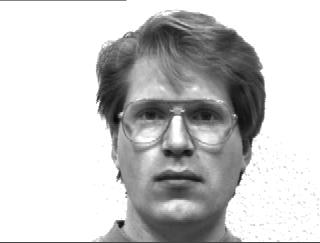
#> input picture CNM_Coursework_Project/dataimage/subject01.glasses.jpg, 320 x 243 px; its folder holds only this picture in this run
$ jupyter execute Code.ipynb
#> lines starting #> are read from the running program, lines starting #| are printed output that depends on the picture
# SVD BASED FACE RECOGNITION
### COMPUTATIONAL NUMERICAL METHODS [IT-509]

###### Submitted by :
###### Alokendu Mazumder (201916003)
###### Pious Pradhan (201916010)

[cell 1]
# Importing Libraries
import cv2
import numpy as np
import os
import matplotlib.pyplot as plt

* Dataset: The Yale Face Database contains 165 grayscale images in GIF format of 15 individuals. There are 11 images per subject, one per different facial expression or configuration: center-light, w/glasses, happy, left-light, w/no glasses, normal, right-light, sad, sleepy, surprised, and wink.

* The dataset is split into training and testing set. The system in trained on some faces and it will try to recognise faces which it hasn't seen before.

* Each image is converted to gray scale (Weighted Method) of size (100 * 100).

* Each (100X100) image is stored as (10000*1) vector.

[cell 2]
# Path for training images
Path2 = './dataimage/'
files2 = os.listdir(Path2)
images = []

#Readling all the images and storing into an array
for name in files2:
    temp = cv2.imread(Path2+name)
#> temp is the input picture: shape (243, 320, 3); min 7, max 255, mean 200.6
    temp = cv2.cvtColor(temp,cv2.COLOR_BGR2GRAY)
#> temp: shape (243, 320)
    temp = cv2.resize(temp, (100,100), interpolation = cv2.INTER_AREA)
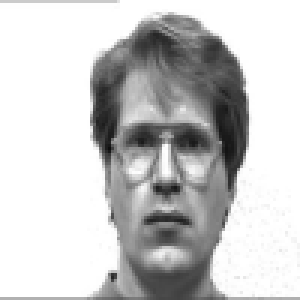
#> temp: shape (100, 100) (shown 3 times larger); min 13, max 255, mean 200.6
    images.append(temp.flatten())

* Images matrix has a dimension of (10000X30) representing 30 images stored in vector form.
* Mean image is subtracted from training image to center each pixel around 0 according to all images.
* Images matrix will provides a value for each individual image’s deviation from this training average.

[cell 3]
#Substracting mean from all images for normalization
images = np.array(images)
mu = np.mean(images,0)
#> mu = 10000 values, max 255 at index 40, min 13 at index 4936, mean 200.6
images = images-mu
images = images.T
#> images = 10000 values from 0 to 0
print (images.shape)
#| (10000, 1)

[cell 4]
plt.figure(figsize=(1.5, 1.5))
plt.imshow(mu.reshape(100,100))
plt.title("Mean Face")
plt.show()
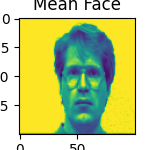
#> figure drawn by matplotlib, 1 panel

[cell 5]
mu.shape
#> Out = (10000,)

[cell 6]
def plotImage(X):
    plt.figure(figsize=(1.5, 1.5))
    plt.imshow(X.reshape(100,100))
    plt.show()
    plt.close()

* The characteristics of faces remains intact even after subtracting average face.

[cell 7]
w=10
h=10
fig=plt.figure(figsize=(8, 8))
columns = 5
rows = 6
for i in range(1, images.shape[1]):
    img = np.random.randint(10, size=(h,w))
    fig.add_subplot(rows, columns, i)
    plt.imshow(images[:,i].reshape(100,100))

#plt.title("Faces after Mean face is subtracted from each face")
plt.show()

[cell 8]
#SVD function
u,s,v = np.linalg.svd(images, full_matrices=False)
#> u = 10000 values, max 1 at index 0, min 0 at index 1, mean 0.0001; s = [0]; v = [1]
print (u.shape, s.shape , v.shape)
#| (10000, 1) (1,) (1, 1)

[cell 9]
u
#> Out has the same summary as u

* Each eigenvector has the same dimensionality as the original images, and thus can itself be seen as an image.

[cell 10]
w=10
h=10
fig=plt.figure(figsize=(8, 8))
columns = 5
rows = 6
for i in range(1, images.shape[1]):
    img = np.random.randint(10, size=(h,w))
    fig.add_subplot(rows, columns, i)
    plt.imshow(u[:,i].reshape(100,100))

#plt.title("Eigenfaces")
plt.show()

* Test image is converted to gray scale (Weighted Method) of size (100 * 100).

[cell 11]
#Reading test image as an input, converting into 100*100

test = np.array(cv2.imread('./test_images/subject06.normal.jpg'))
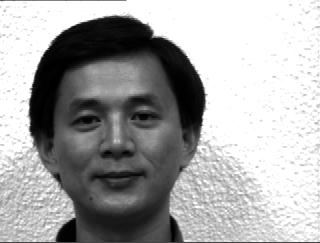
#> input picture CNM_Coursework_Project/test_images/subject06.normal.jpg, 320 x 243 px
#> test is the input picture: shape (243, 320, 3); min 0, max 255, mean 166.5
test = cv2.cvtColor(test,cv2.COLOR_BGR2GRAY)
#> test: shape (243, 320)
test = cv2.resize(test, (100,100), interpolation = cv2.INTER_AREA)
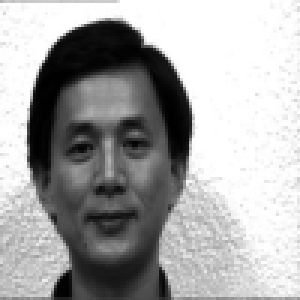
#> test: shape (100, 100) (shown 3 times larger); min 0, max 255, mean 166.5

img = test.reshape(1, -1)

#Substracting mean
img = img-mu

img = img.T
#> img = 10000 values, max 235 at index 4975, min -255 at index 2420, mean -34.14
print("Dimension of Test Image:", img.shape)
#| Dimension of Test Image: (10000, 1)

[cell 12]
plt.figure(figsize=(1.5, 1.5))
plt.imshow(test.reshape(100,100))
plt.title("Test Image")
plt.show()

[cell 13]
plt.figure(figsize=(1.5, 1.5))
plt.imshow(img.reshape(100,100))
plt.title("Test Image after normalization")
plt.show()
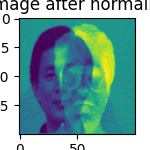
#> figure drawn by matplotlib, 1 panel

[cell 14]
#Hadmard product of test image and U matrix
test_x = np.empty(shape = (u.shape[0], u.shape[1]), dtype=np.int8)
#print(test_x.shape)

for col in range(u.shape[1]):
    test_x[:,col] = img[:,0] * u[:,col]
#> after the loop, test_x = 10000 values from -24 to 0
    #print(test_x)

#print(test_x.shape)
dot_test = np.array(test_x, dtype='int8').flatten()
#> dot_test = 10000 values from -24 to 0
#print(dot_test.shape)

[cell 15]
print(dot_test.shape)
#| (10000,)

[cell 16]
#Hadmard product of all the images and U matrix
dot_train = np.empty(shape = (u.shape[0]*u.shape[1], u.shape[1]),  dtype=np.int8)
temp = np.empty(shape = (u.shape[0], u.shape[1]),  dtype=np.int8)

for i in range(images.shape[1]):
    for c in range(u.shape[1]):
        temp[:,c] = images[:,i] * u[:,c]
    #print(temp.shape)
    tempF = np.array(temp, dtype='int8').flatten()
    #print(tempF.shape)
    dot_train[:, i] = tempF[:]
#> after the loop, dot_train = 10000 values from 0 to 0; temp = 10000 values from 0 to 0

#print(dot_train.shape)

[cell 17]
print(dot_train.shape)
#| (10000, 1)

[cell 18]
#Substracting Two dot products
sub = np.empty(shape = (u.shape[0]*u.shape[1], u.shape[1]))

for col in range(u.shape[1]):
    sub[:,col] = dot_train[:,col] - dot_test[:]
#> after the loop, sub = 10000 values, max 24 at index 0, min 0 at index 1, mean 0.0024

[cell 19]
#Finding norm of all the columns
answer = np.empty(shape=(u.shape[1],))
#> answer = [24]

for c in range(sub.shape[1]):
    answer[c] = np.linalg.norm(sub[:,c])

[cell 20]
print ("Norms:", answer)
#| Norms: [24.]

[cell 21]
#Sorting answer array and retreiving first element which will be minimum from all
temp_ans = np.empty(shape=(u.shape[1],))
#> temp_ans = [24]
temp=np.copy(answer)
#> temp = [24]
temp.sort()
check = temp[0]
#> check = 24
print (check)
#| 24.0

[cell 22]
index=0

for i in range(answer.shape[0]):
    if check == answer[i]:

        index=i

        break

[cell 23]
#Checking for corresponding image for minimum answer
folder_tr = '/dataimage/'
i = 0
output_image_name = ''
print (index)
#| 0
